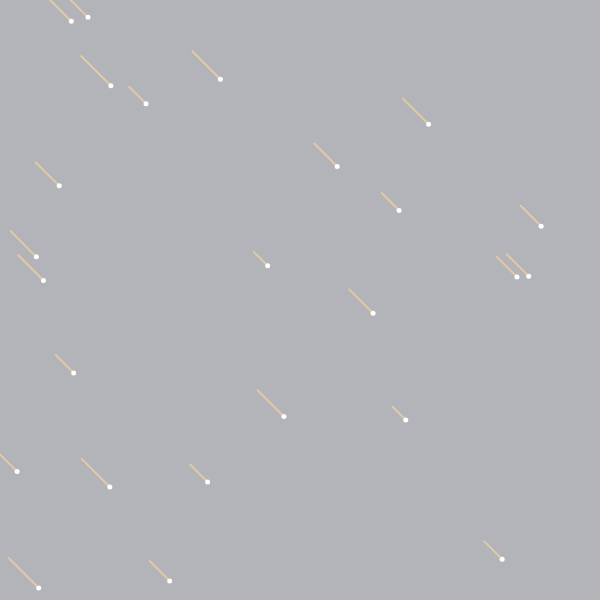
Frame 1 (no input)
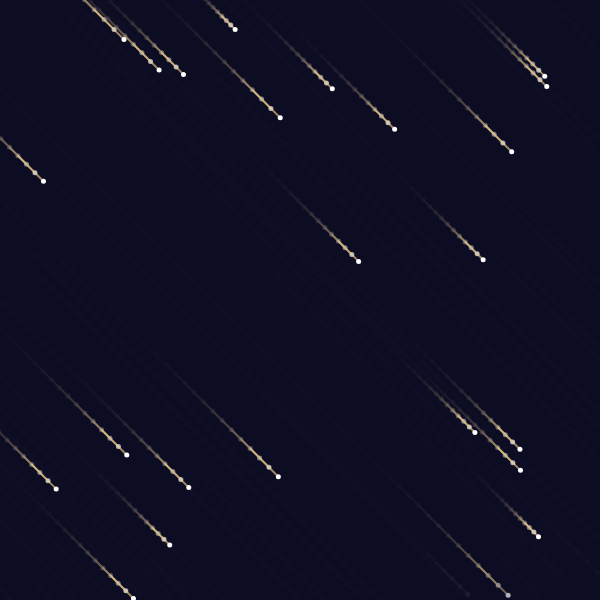
Frame 60 (no input)
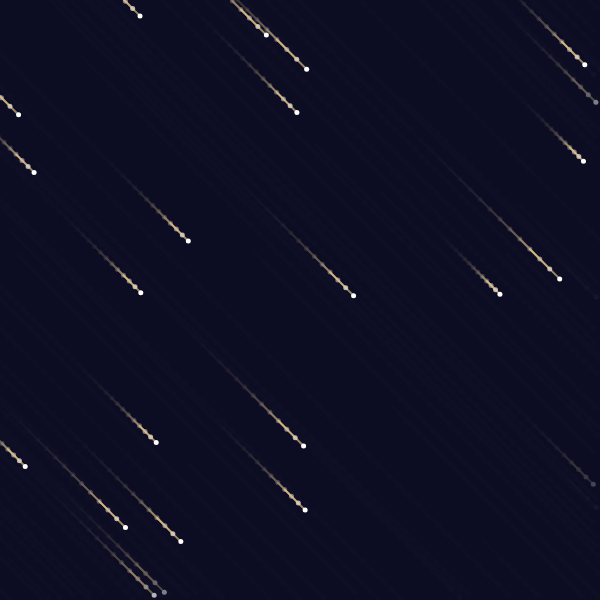
Frame 120 (the mouse pressed at the canvas centre since frame 60)

The p5.js sketch that drew these frames (run headless with seeded random() and noise() and a simulated clock; from frame 60 on, the mouse is pressed at the canvas centre):

// p5.js sketch
// ── sketch.js
let circleX = [];
let circleY = [];
let starSpeed = [];

function setup() {
  createCanvas(600, 600);
  for (let i = 0; i < 25; i++){
    circleX[i] = random(width);
    circleY[i] = random(height);
    starSpeed[i] = random(4, 10);
  }
}

function draw() {
  background(15, 15, 35, 80);

  for (let i = 0; i < circleY.length; i++) {
    stroke(255, 220, 150, 150,);
    strokeWeight(2);

    let trailX = circleX[i] - (starSpeed[i] *3);
    let trailY = circleY[i] - (starSpeed[i] *3);
    line(circleX[i], circleY[i], trailX, trailY);

    noStroke();
    fill(255,255,255);
    circle(circleX[i], circleY[i], 5);

    circleX[i] += starSpeed[i];
    circleY[i] += starSpeed[i];

    if (circleY[i] > height || circleX[i] > width) {
      if (random(1) > 0.5) {
        circleX[i] = random(width);
        circleY[i] = -50
      } else {
        circleX[i] = -50;
        circleY[i] = random(height);
      }
      }
      }
    }
